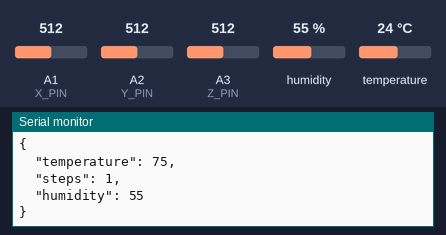
Recording of a sketch running on a simulated Arduino Uno, built with avr-gcc and run on an emulated ATmega328P. Shown: the last lines printed to the serial monitor. The test bench sets the inputs (shaded band); at power-on: humidity 55 %, A1 (X_PIN) = 512, A2 (Y_PIN) = 512, A3 (Z_PIN) = 512, temperature 24 °C.

Above: at 1.5 s.
1.6 s: humidity set to 22 %
At 3.1 s:
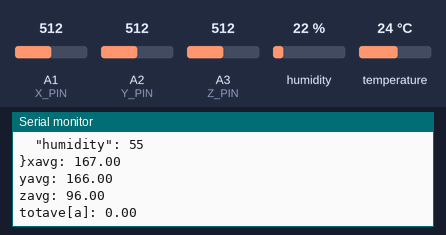
7.1 s: A1 (X_PIN) set to 716
At 8.06 s:
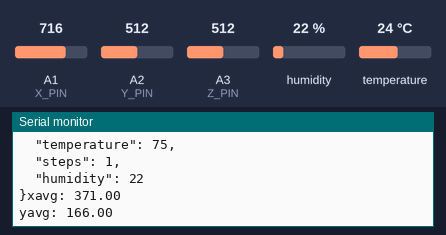
8.6 s: A2 (Y_PIN) set to 716
At 9.2 s:
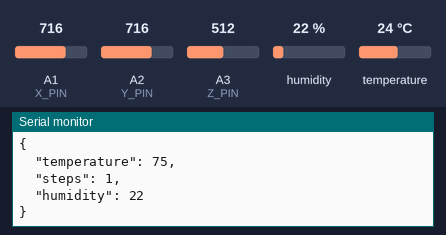
10.1 s: A3 (Z_PIN) set to 716
At 10.7 s:
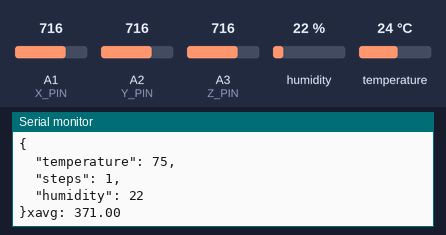
11.6 s: temperature set to 12 °C
At 12.7 s:
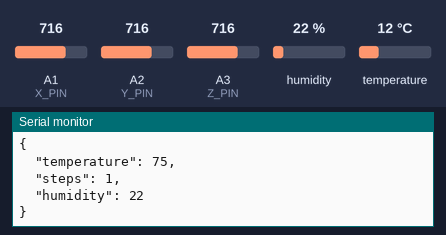
13.1 s: A1 (X_PIN) set to 992
At 13.68 s:
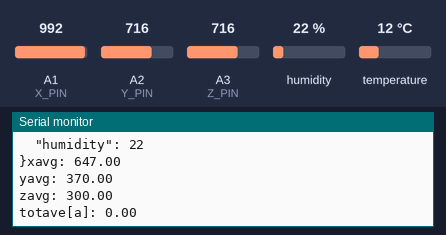
Timing chart, 0 to 15.6 s (numbered marks = the images above; inputs shaded):
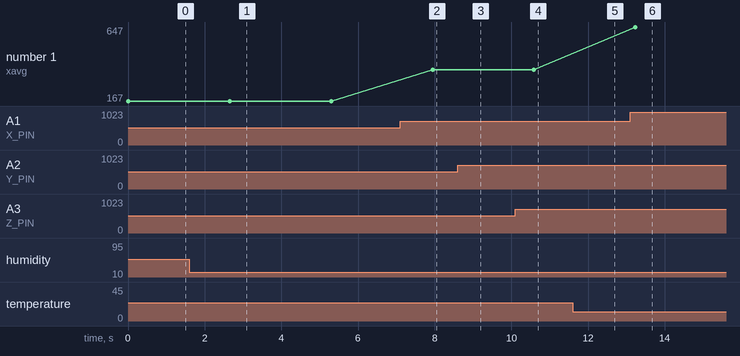

The sketch:

stepCount.ino
```cpp
#include <ArduinoJson.h>
#include <dht11.h>
#include <SoftwareSerial.h>

#define DHT11PIN 7
#define X_PIN A1
#define Y_PIN A2
#define Z_PIN A3

dht11 DHT11;
SoftwareSerial nodemcu(5, 6); // TX, RX

float threshold = 6;
float xval[100] = {0};
float yval[100] = {0};
float zval[100] = {0};
float xavg, yavg, zavg;
int steps = 0, flag = 0;

void setup() {
  Serial.begin(4800);
  nodemcu.begin(4800);
  calibrate();
}

void loop() {
  int acc = 0;
  float totvect[100] = {0};
  float totave[100] = {0};
  float xaccl[100] = {0};
  float yaccl[100] = {0};
  float zaccl[100] = {0};

  // Static JSON document with sufficient capacity
  StaticJsonDocument<200> doc;

  for (int a = 0; a < 100; a++) {
    xaccl[a] = float(analogRead(X_PIN) - 345);
    delay(1);
    yaccl[a] = float(analogRead(Y_PIN) - 346);
    delay(1);
    zaccl[a] = float(analogRead(Z_PIN) - 416);
    delay(1);

    totvect[a] = sqrt(((xaccl[a] - xavg) * (xaccl[a] - xavg)) +
                      ((yaccl[a] - yavg) * (yaccl[a] - yavg)) +
                      ((zaccl[a] - zavg) * (zaccl[a] - zavg)));

    totave[a] = (totvect[a] + totvect[a - 1]) / 2;

    // Debugging total vector average
    Serial.print("totave[a]: ");
    Serial.println(totave[a]);
    delay(100);

    if (totave[a] > threshold && flag == 0) {
      steps += 1;
      flag = 1;
    } else if (totave[a] < threshold && flag == 1) {
      flag = 0;
    }

    // Avoid negative step count
    if (steps < 0) {
      steps = 0;
    }

    // Read DHT11 sensor data
    int chk = DHT11.read(DHT11PIN);
    float hum = DHT11.humidity;
    float fer = (DHT11.temperature * 9 / 5) + 32;

    // Populate JSON document
    doc["temperature"] = fer;
    doc["steps"] = steps;
    doc["humidity"] = hum;

    // Print sensor data for debugging
    Serial.println("Sensor Data:");
    Serial.print("Steps: ");
    Serial.println(steps);
    Serial.print("Humidity (%): ");
    Serial.println(hum, 2);
    Serial.print("Temperature (F): ");
    Serial.println(fer, 2);

    // Send JSON data to NodeMCU
    serializeJson(doc, nodemcu);
    nodemcu.println(); // Newline to indicate end of JSON message

    // Debug: Print the JSON being sent
    Serial.println("Sent JSON to NodeMCU:");
    serializeJsonPretty(doc, Serial);

    delay(2000); // Delay between readings

    // Recalibrate sensors
    calibrate();
  }

  delay(2000); // Additional delay
}

void calibrate() {
  float sum = 0;
  float sum1 = 0;
  float sum2 = 0;

  for (int i = 0; i < 100; i++) {
    xval[i] = float(analogRead(X_PIN) - 345);
    sum += xval[i];
  }
  xavg = sum / 100.0;
  Serial.print("xavg: ");
  Serial.println(xavg);
  delay(100);

  for (int j = 0; j < 100; j++) {
    yval[j] = float(analogRead(Y_PIN) - 346);
    sum1 += yval[j];
  }
  yavg = sum1 / 100.0;
  Serial.print("yavg: ");
  Serial.println(yavg);
  delay(100);

  for (int q = 0; q < 100; q++) {
    zval[q] = float(analogRead(Z_PIN) - 416);
    sum2 += zval[q];
  }
  zavg = sum2 / 100.0;
  Serial.print("zavg: ");
  Serial.println(zavg);
  delay(100);
}
```

Measured:
- after the input at 7.1 s, the serial monitor: prints a new line after 0.85 s (image 2)
- after the input at 13.1 s, the serial monitor: prints a new line after 0.14 s (image 6)
- plotted number 1: 167 → 371 after the input at 7.1 s, 371 → 647 after the input at 13.1 s
